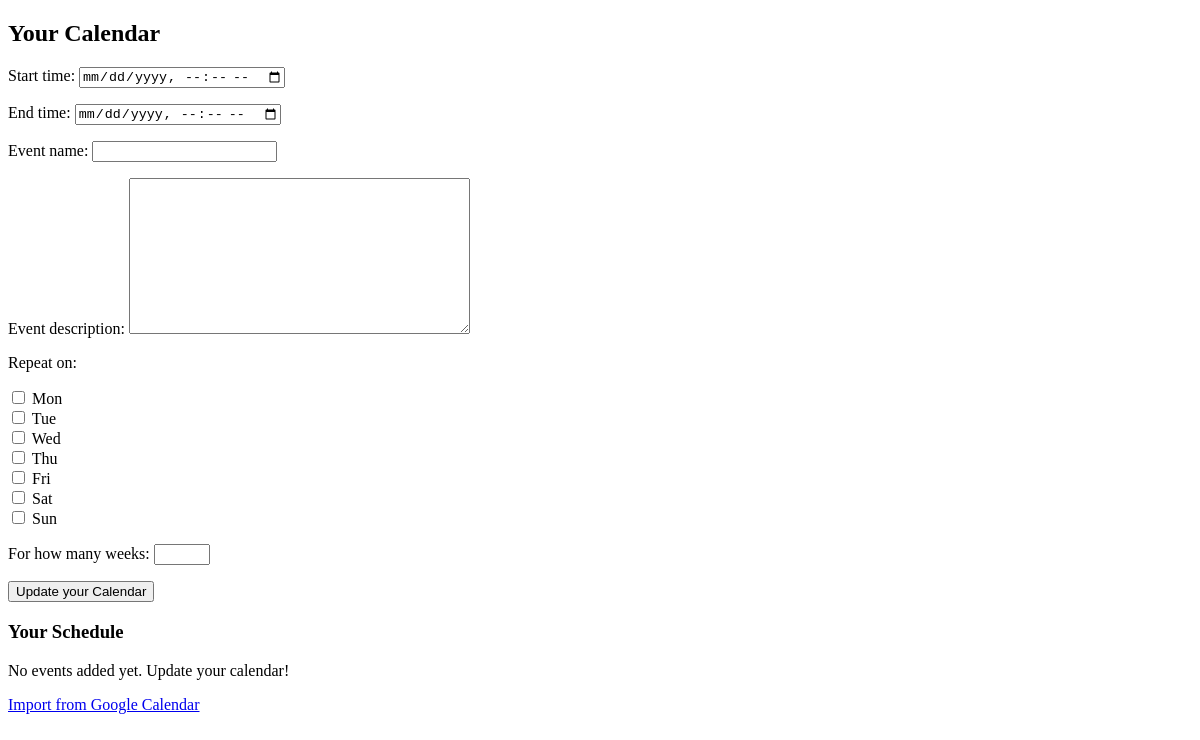
The app's page /calendar/ (signed in), older data.
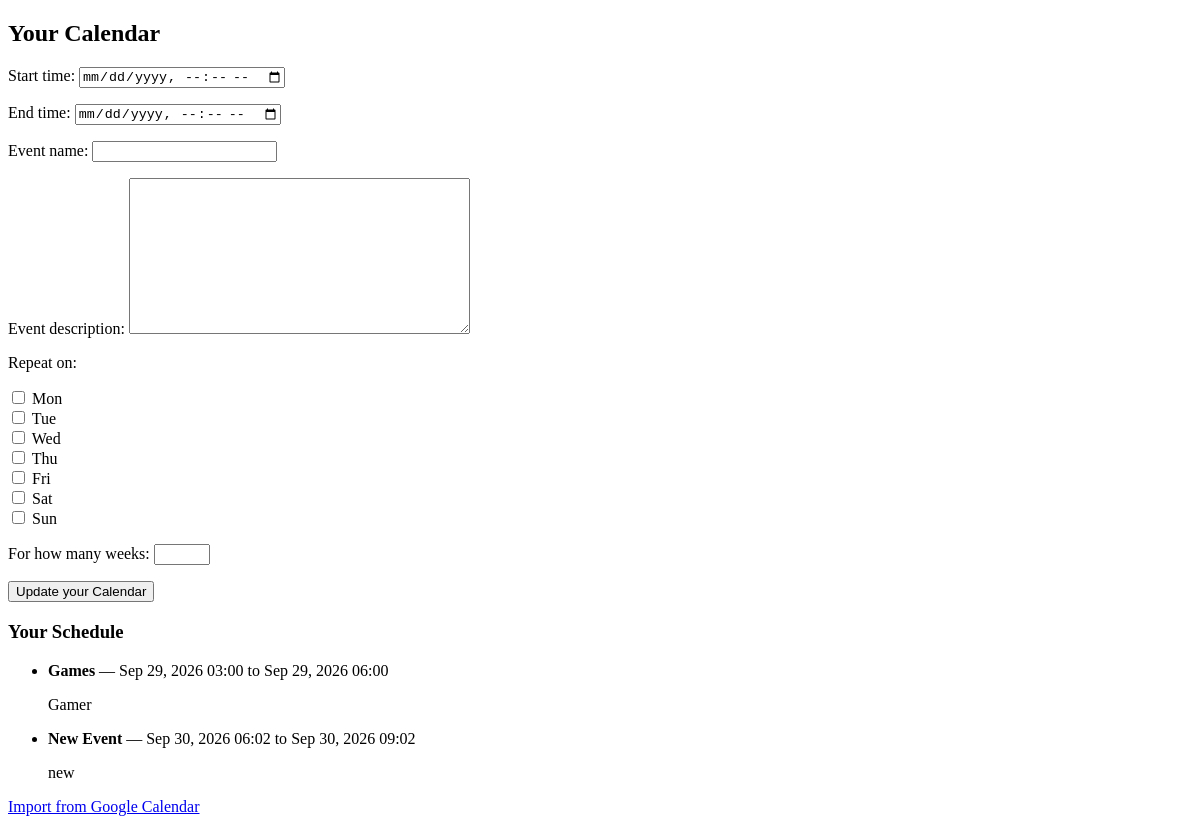
The same page, newer data.
### CirclesApp/models.py (models this page shows, shortened)
class Event(models.Model):
    STATUS_CHOICES = [
        ('personal', 'Personal'),
        ('pending', 'Pending'),
        ('approved', 'Approved'),
    ]
    user = models.ForeignKey(User, on_delete=models.CASCADE, null=True, blank=True)
    circle = models.ForeignKey(
        Circle, on_delete=models.CASCADE, null=True, blank=True, related_name='circle_events'
    )
    proposed_by = models.ForeignKey(
        User, on_delete=models.SET_NULL, null=True, blank=True, related_name='proposed_events'
    )
    status = models.CharField(max_length=10, choices=STATUS_CHOICES, default='personal')
    proposed_at = models.DateTimeField(null=True, blank=True, auto_now_add=True)
    start_time = models.DateTimeField()
    end_time = models.DateTimeField()
    event_name = models.CharField(max_length=32)
    event_description = models.TextField()

### CirclesApp/views.py (the view)
# urls.py: path('calendar/', views.calendar_view, name='calendar'),
@login_required
def calendar_view(request):
    if request.method == "POST":
        form = CalendarForm(request.POST)
        if form.is_valid():
            weekdays = {int(d) for d in form.cleaned_data['weekdays']}
            if weekdays:
                start_dt = form.cleaned_data['start_time']
                duration = form.cleaned_data['end_time'] - start_dt
                first_day = start_dt.date()
                created = 0
                for offset in range(form.cleaned_data['num_weeks'] * 7):
                    day = first_day + timedelta(days=offset)
                    if day.weekday() in weekdays:
                        occurrence_start = timezone.make_aware(datetime.combine(day, start_dt.time()))
                        Event.objects.create(
                            user=request.user,
                            start_time=occurrence_start,
                            end_time=occurrence_start + duration,
                            event_name=form.cleaned_data['event_name'],
                            event_description=form.cleaned_data['event_description'],
                        )
                        created += 1
                messages.success(request, f"Added {created} events.")
            else:
                event = form.save(commit=False)
                event.user = request.user
                event.save()
            return redirect('calendar')
    else:
        form = CalendarForm()
    user_events = Event.objects.filter(user=request.user).order_by('start_time')
    return render(request, 'circles_app/calendar.html', {'form': form, 'events': user_events})

### CirclesApp/forms.py (shortened to what this page needs)
class CalendarForm(forms.ModelForm):
    WEEKDAY_CHOICES = [
        (0, 'Mon'), (1, 'Tue'), (2, 'Wed'), (3, 'Thu'),
        (4, 'Fri'), (5, 'Sat'), (6, 'Sun'),
    ]
    start_time = forms.DateTimeField(widget=forms.DateTimeInput(format='%Y-%m-%dT%H:%M', attrs={'type': 'datetime-local'}))
    end_time = forms.DateTimeField(widget=forms.DateTimeInput(format='%Y-%m-%dT%H:%M', attrs={'type': 'datetime-local'}))
    weekdays = forms.MultipleChoiceField(choices=WEEKDAY_CHOICES, widget=forms.CheckboxSelectMultiple, required=False, label="Repeat on")
    num_weeks = forms.IntegerField(required=False, min_value=1, max_value=52, label="For how many weeks")
    class Meta:
        model = Event
        fields = ['start_time', 'end_time', 'event_name', 'event_description']

### CirclesApp/templates/circles_app/calendar.html (shortened to what this page needs)
{% load static %}
<!DOCTYPE html>
<html lang="en">
<head>
    <link rel="stylesheet" type="text/css" href="{% static 'styles/styles.css' %}">
</head>
<body>
    <div class = "container">
        <h2>Your Calendar</h2>
        <form method = "POST" action="{% url 'calendar'%}">
            {{form.as_p}}
            <button type = 'submit'>Update your Calendar</button>
        </form>
    </div>
    <div class = "container">
        <h3>Your Schedule</h3>
        {% if events %}
            <ul>
                {% for i in events %}
                <li>
                    <strong>{{i.event_name}}</strong> — {{ i.start_time|date:"M d, Y H:i"}} to {{ i.end_time|date:"M d, Y H:i" }}
                    <p>{{i.event_description}}</p>
                </li>
                {% endfor %}
            </ul>
        {% else %}
            <p>No events added yet. Update your calendar!</p>
        {% endif %}
    </div>
    <a href="{% url 'import_calendar' %}">Import from Google Calendar</a>
</body>
</html>

Row changes from the older to the newer data that the page shows:
added Event: event_name "Games", start_time "Sep 29, 2026 03:00", end_time "Sep 29, 2026 06:00", event_description "Gamer"
added Event: event_name "New Event", start_time "Sep 30, 2026 06:02", end_time "Sep 30, 2026 09:02", event_description "new"
Text that changed along with them:
text no longer shown: "No events added yet. Update your calendar!"
